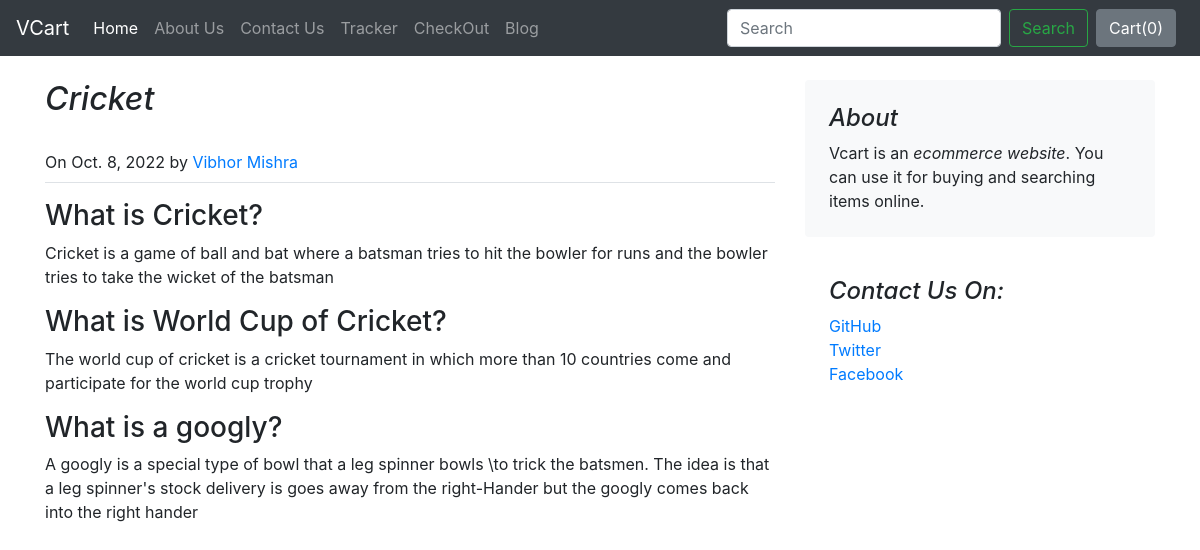
The page /blog/blogpost/1 on the database its author committed.
### blog/models.py (models this page shows, shortened)
class BlogPost(models.Model):
    blog_id = models.AutoField(primary_key=True)
    title = models.CharField(max_length = 100)
    head0 = models.CharField(max_length = 100)
    chead0 = models.CharField(max_length = 10000)
    head1 = models.CharField(max_length = 100)
    chead1 = models.CharField(max_length = 10000)
    head2 = models.CharField(max_length = 100)
    chead2 = models.CharField(max_length = 10000)
    pub_date = models.DateField()
    publisher = models.CharField(max_length=100)
    thumbnail = models.ImageField(upload_to='shop/images', default="")

### blog/views.py (the view)
# urls.py: path("blogpost/<int:id>", views.blogpost, name="blogPost"),
def blogpost(request, id):
    post = BlogPost.objects.filter(blog_id = id)[0]
    return render(request, 'blog/blogpost.html',{'post':post})

### blog/templates/blog/blogpost.html
{%extends 'blog/basic.html'%}
{%block body%}
<div class="container">
<div class="row mt-4">
    <div class="col-md-8 blog-main">
        <h2 class="pb-4 mb-0 font-italic">
            {{post.title}}
        </h2>
        <p class="blog-post-meta mt-2 pb-2 border-bottom">On {{post.pub_date}} by <a href="#">{{post.publisher}}</a></p>
        <div class="blog-post">
            <h3>{{post.head0}}</h3>
                <p>{{post.chead0}}</p>
                <h3>{{post.head1}}</h3>
                <p>{{post.chead1}}</p>
                <h3>{{post.head2}}</h3>
                <p>{{post.chead2}}</p>
        </div>
    </div>
    <aside class="col-md-4 blog-sidebar">
        <div class="p-4 mb-3 bg-light rounded">
            <h4 class="font-italic">About</h4>
            <p class="mb-0">Vcart is an <em>ecommerce website</em>. You can use it for buying and searching items online. </p>
        </div>
        <div class="p-4">
            <h4 class="font-italic">Contact Us On: </h4>
            <ol class="list-unstyled">
                <li><a href="#">GitHub</a></li>
                <li><a href="#">Twitter</a></li>
                <li><a href="#">Facebook</a></li>
            </ol>
        </div>
    </aside>
</div>
</div>
{%endblock%}

### rows shown on the page
BlogPost: title "Cricket", pub_date "Oct. 8, 2022", publisher "Vibhor Mishra", head0 "What is Cricket?", chead0 "Cricket is a game of ball and bat where a batsman tries to hit the bowler for runs and the bowler tries to take the wicket of the batsman", head1 "What is World Cup of Cricket?", chead1 "The world cup of cricket is a cricket tournament in which more than 10 countries come and participate for the world cup trophy", head2 "What is a googly?", chead2 "A googly is a special type of bowl that a leg spinner bowls \\to trick the batsmen. The idea is that a leg spinner's stock delivery is goes away from the right-Hander but the googly comes back into the right hander"
